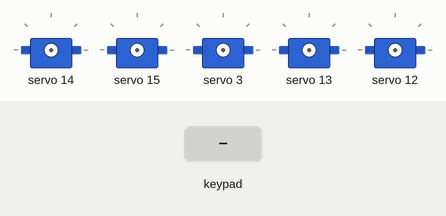
Simulated run of this sketch. Board: Arduino Uno, built with avr-gcc and run on an emulated ATmega328P. Parts: 5 × servo. The inputs (shaded band) are chosen by the test bench. What the sketch prints to the serial monitor is not drawn.

Above: at 1.2 s.
1.3 s: key 'U' pressed
2.8 s: key 'D' pressed
4.3 s: key 'L' pressed
5.8 s: key 'R' pressed
At 6.4 s:
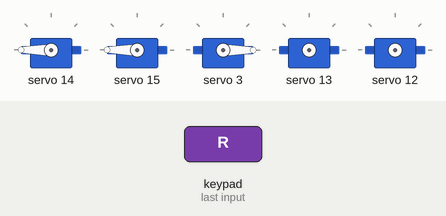
7.3 s: key 'X' pressed
8.8 s: key 'T' pressed
Timing chart, 0 to 11.3 s (numbered marks = the images above; inputs shaded):
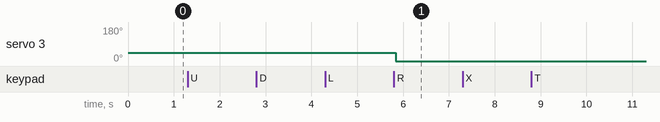

The sketch:

code.ino
```cpp
/* /////////////////////////////////////////////////////////////////////////////
//  CHƯƠNG TRÌNH ĐIỀU KHIỂN ROBOT BUMBLEBEE FARC 2025
//  Date: 19/7/2025
//  Modified and further developed by Doan Ha from the organizers' original
    robot program: https://github.com/makerviet/via-k12maker/blob/release-2025/firmwares/example-ps2/makerbot-2025-ps2-motor-test/makerbot-2025-ps2-motor-test.ino
*/ ////////////////////////////////////////////////////////////////////////////
#include "motors.h"
#include "PS2_controller.h"

void setup()
{
  Serial.begin(115200);
  initMotors();
  setupPS2controller();
  Serial.println("Done setup!");
}

void loop()
{
  ps2x.read_gamepad(0, 0);
  PS2control();
  delay(50);
}
```

PS2_controller.h
```cpp
#include <PS2X_lib.h>

PS2X ps2x; // create PS2 Controller Class object
#define BEBUG_CTRL

// calibration for different kinds of PS2 controller, this value only suitable for the PS2 controller comes with VRC2023 K12 Maker kit
#define X_JOY_CALIB 127
#define Y_JOY_CALIB 128

#define PS2_DAT 12 // MOSI  19
#define PS2_CMD 13 // MISO  23
#define PS2_SEL 15 // SS     5
#define PS2_CLK 14 // SLK   18

#define TOP_SPEED 4095
#define NORM_SPEED 2048
#define SERVO_POS_100_DEGREES 274 // Giá trị xung cho góc 100 độ
#define SERVO_POS_180_DEGREES 410 // Giá trị xung cho góc 180 độ
#define SERVO_POS_OPEN_GRIPPER 205 //Giá trị xung mở tay gắp
#define SERVO_POS_CLOSE_GRIPPER 90 //Giá trị xung đóng tay gắp
#define SERVO_POS_DISABLE -1 //Giá trị xung này không tồn tại, dùng khi cần vô hiệu hóa trạng thái mở góc của servo
#define SERVO_1_CHANNEL 2
#define SERVO_2_CHANNEL 3
#define TURNING_FACTOR 1

#define SINGLE_HAND_DRIVING 0
#define TWO_HAND_DRIVING 1
bool driving_mode = SINGLE_HAND_DRIVING;
bool flag_slides = false;
void setupPS2controller()
{
  int err = -1;
  while (err != 0)
  {
    err = ps2x.config_gamepad(PS2_CLK, PS2_CMD, PS2_SEL, PS2_DAT, true, true);
  }

}

void Servo_Control(){
   if(ps2x.Button(PSB_L1)){
    setServo(SERVO_1_CHANNEL, SERVO_POS_100_DEGREES);
  }
  else if(ps2x.Button(PSB_L2)){
    setServo(SERVO_1_CHANNEL, SERVO_POS_180_DEGREES);
  }
}

void LinearSlide_Control(){
  if(ps2x.Button(PSB_GREEN)){
    setPWMLinear_Slide(TOP_SPEED, 0);
  }
  else if(ps2x.Button(PSB_BLUE)){
    setPWMLinear_Slide(0, TOP_SPEED);
  }
  else{
    setPWMLinear_Slide(0,0);
  }
}

void LinearSlideGripper_Control(){
  if(ps2x.Button(PSB_PAD_UP)){
    setPWMLinear_Slide_Gripper(NORM_SPEED, 0);
  }
  else if(ps2x.Button(PSB_PAD_DOWN)){
    setPWMLinear_Slide_Gripper(0,NORM_SPEED);
  }
  else{
    setPWMLinear_Slide_Gripper(0,0);
  }
}
void Gripper_Control(){
  if(ps2x.Button(PSB_PAD_LEFT)){
    setServo(SERVO_2_CHANNEL,SERVO_POS_OPEN_GRIPPER);
  }
  if(ps2x.Button(PSB_PAD_RIGHT)){
    setServo(SERVO_2_CHANNEL, SERVO_POS_CLOSE_GRIPPER);
  }
}
void Disable_Servo(){
  if(ps2x.Button(PSB_START)){
    setServo(SERVO_1_CHANNEL, SERVO_POS_DISABLE);
    setServo(SERVO_2_CHANNEL, SERVO_POS_DISABLE);
  }
}


bool PS2control()
{
  int speed = NORM_SPEED * 2/3;
  Servo_Control();
  LinearSlide_Control();
  LinearSlideGripper_Control();
  Gripper_Control();
  Disable_Servo();
  LinearSlide_Control();
  if (ps2x.Button(PSB_R2))
    speed = TOP_SPEED;
   if (ps2x.ButtonPressed(PSB_SELECT))
    driving_mode =! driving_mode;

  int nJoyX = X_JOY_CALIB - ps2x.Analog(PSS_RX); // read x-joystick
  int nJoyY = Y_JOY_CALIB - (driving_mode ? ps2x.Analog(PSS_LY) :ps2x.Analog(PSS_RY)); // read y-joystick
  int nMotMixL;                          // Motor (left) mixed output
  int nMotMixR;                          // Motor (right) mixed output

  if(nJoyX == -1 && nJoyY == 0) // in case of lost connection with the wireless controller, only used in VRC2023 PS2 wireless controller
  {
    setPWMMotors(0, 0, 0, 0);
    return 0;
  }

  bool temp = (nJoyY * nJoyX > 0);
  if (nJoyX) // Turning
  {
    nMotMixL = -nJoyX + (nJoyY * temp);
    nMotMixR = nJoyX + (nJoyY * !temp);
  }
  else // Forward or Reverse
  {
    nMotMixL = nJoyY;
    nMotMixR = nJoyY;
  }
  #ifdef BEBUG_CTRL
  Serial.print(F("Calculated value from joystick: "));
  Serial.print(nMotMixL);
  Serial.print("\t");
  Serial.println(nMotMixR);
  #endif
  int c1 = 0, c2 = 0, c3 = 0, c4 = 0;

  if (nMotMixR > 0)
  {
    c3 = nMotMixR;
    c3 = map(c3, 0, 128, 0, speed);
  }

  else if (nMotMixR < 0)
  {
    c4 = abs(nMotMixR) + 1;
    c4 = map(c4, 0, 128, 0, speed);
  }

  if (nMotMixL > 0)
  {
    c1 = nMotMixL;
    c1 = map(c1, 0, 128, 0, speed);
  }
  else if (nMotMixL < 0)
  {
    c2 = abs(nMotMixL);
    c2 = map(c2, 0, 128, 0, speed);
  }
  if(!ps2x.Button(PSB_R1))
    setPWMMotors(c1, c2, c3, c4);
  if(ps2x.Button(PSB_R1) && (!ps2x.Button(PSB_GREEN) && !ps2x.Button(PSB_BLUE))){
    setPWMLinear_and_Motors(c1,c2,c3,c4,TOP_SPEED,0);
    }
 return 1;
}
```

motors.h
```cpp
#include <stdio.h>
#include <Wire.h>
#include <Adafruit_PWMServoDriver.h>

#define MIN_PWM 0
#define MAX_PWM 4095

// PWM channels of pca9685 0-16
#define PWM_CHANNEL1 8
#define PWM_CHANNEL2 9
#define PWM_CHANNEL3 10
#define PWM_CHANNEL4 11
#define PWM_CHANNEL5 12
#define PWM_CHANNEL6 13
#define PWM_CHANNEL7 14
#define PWM_CHANNEL8 15


Adafruit_PWMServoDriver pwm = Adafruit_PWMServoDriver();

void setServo(uint8_t channel, uint16_t pulse){
  pwm.setPWM(channel, 0, pulse);
}
void setPWMMotors(int c1, int c2, int c3, int c4)
{
  char dbg_str[30];
  sprintf(dbg_str,"C1: %d\tC2: %d\tC3: %d\tC4: %d",c1,c2,c3,c4);
  Serial.println(dbg_str);

  pwm.setPin(PWM_CHANNEL1, c1);
  pwm.setPin(PWM_CHANNEL2, c2);
  pwm.setPin(PWM_CHANNEL3, c3);
  pwm.setPin(PWM_CHANNEL4, c4);
}

void setPWMLinear_Slide(int c1, int c2){
  pwm.setPin(PWM_CHANNEL5, c1);
  pwm.setPin(PWM_CHANNEL6, c2);
}

void setPWMLinear_Slide_Gripper(int c1, int c2){
  pwm.setPin(PWM_CHANNEL7, c1);
  pwm.setPin(PWM_CHANNEL8, c2);
}

void setPWMLinear_and_Motors(int c1, int c2, int c3, int c4, int c5, int c6){
  pwm.setPin(PWM_CHANNEL1, c1);
  pwm.setPin(PWM_CHANNEL2, c2);
  pwm.setPin(PWM_CHANNEL3, c3);
  pwm.setPin(PWM_CHANNEL4, c4);
  pwm.setPin(PWM_CHANNEL5, c5);
  pwm.setPin(PWM_CHANNEL6, c6);
}
void initMotors()
{
  Wire.begin(); // SDA, SCL,400000);
  pwm.begin();
  pwm.setOscillatorFrequency(27000000);
  pwm.setPWMFreq(50);
  Wire.setClock(400000);
  setPWMMotors(0, 0, 0, 0);
  setPWMLinear_Slide(0,0);
}
```

Measured:
- after the input at 5.8 s, servo 3: 44° → 0° at once
